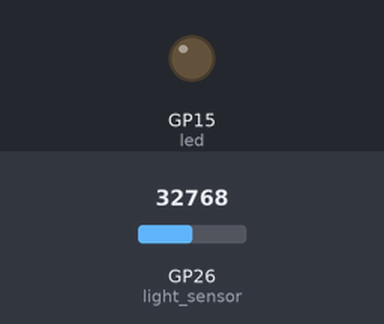
This program was run on a simulated Raspberry Pi Pico running MicroPython. Parts: output pins drawn as LEDs (lit = HIGH). The test bench sets the inputs (shaded band); at power-on: GP26 (light_sensor) = 32768 (analog values on the 0–65535 scale).

Above: at 1.2 s.
1.3 s: GP26 (light_sensor) set to 10672
3.2 s: GP26 (light_sensor) set to 9536
At 5.2 s:
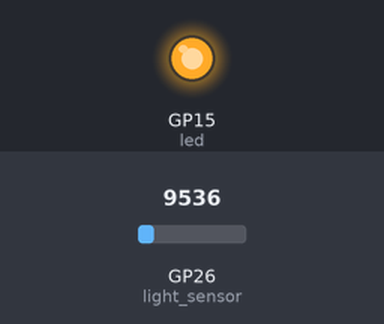
5.5 s: GP26 (light_sensor) set to 10655
At 6.7 s:
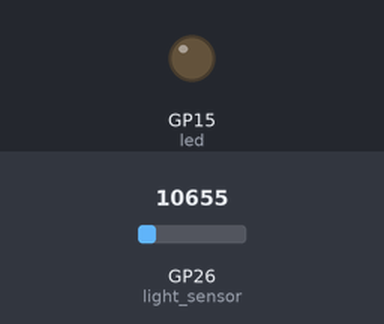
7.5 s: GP26 (light_sensor) set to 9345
At 9.4 s:
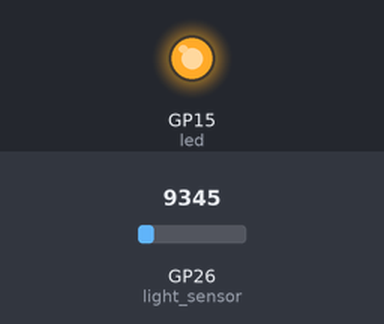
Timing chart, 0 to 10.5 s (numbered marks = the images above; inputs shaded):
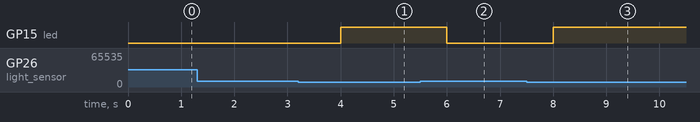

The program:

project6.py
```python
import machine
import time

# Set up the light sensor
light_sensor = machine.ADC(machine.Pin(26))

# Set up the LED
led = machine.Pin(15, machine.Pin.OUT)

while True:
    # Read the light level from the sensor
    light_level = light_sensor.read_u16()

    # If the light level is below a threshold, turn on the LED
    if light_level < 10000:
        led.on()
    else:
        led.off()

    # Wait for 1 second before the next reading
    time.sleep(1)
```

Measured:
- the behaviour switches between 10000 and 9984 on GP26 (light_sensor) (found by bisection; images 0 and 1)
- after the input at 1.3 s, every drawn part: stays the same
- after the input at 3.2 s, GP15 (led): LOW → HIGH after 0.80 s
- after the input at 5.5 s, GP15 (led): HIGH → LOW after 0.50 s
- after the input at 7.5 s, GP15 (led): LOW → HIGH after 0.50 s
